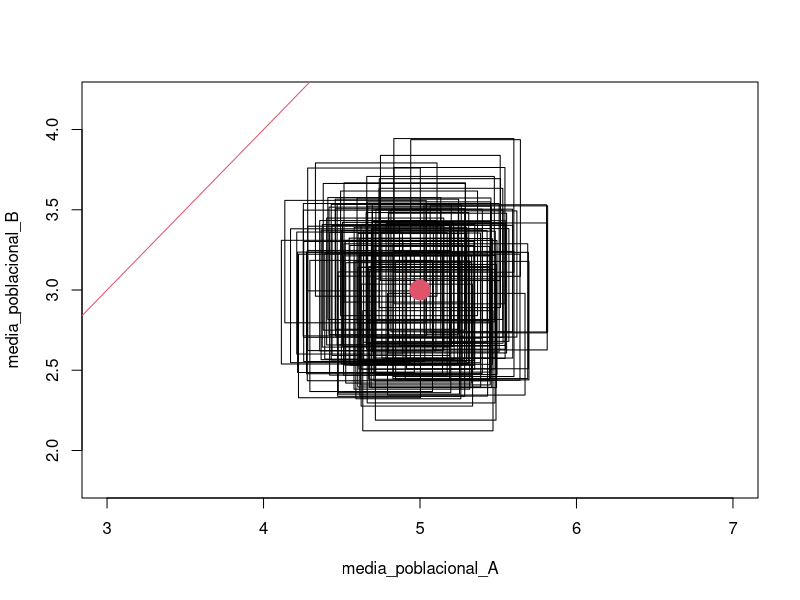

The R script that drew this image:

# Intervalos de confianza de la media ---------------------------------

tamano_muestral <- 100
iteraciones <- 100
media_poblacional_A <- 5
media_poblacional_B <- 3
desv_est_poblacional <- 2

plot(media_poblacional_A, media_poblacional_B)

for (i in seq_len(iteraciones)) {
  muestra_A <- rnorm(tamano_muestral, media_poblacional_A, desv_est_poblacional)
  t_test_A <- t.test(muestra_A)
  intervalo_A <- t_test_A$conf.int
  LI_A <- min(intervalo_A)
  LS_A <- max(intervalo_A)

  muestra_B <- rnorm(tamano_muestral, media_poblacional_B, desv_est_poblacional)
  t_test_B <- t.test(muestra_B)
  intervalo_B <- t_test_B$conf.int
  LI_B <- min(intervalo_B)
  LS_B <- max(intervalo_B)
  
  rect(LI_A, LI_B, LS_A, LS_B)
}

abline(0,1, col=2)
points(media_poblacional_A, media_poblacional_B, cex = 4, col = 2, pch = 20 )
